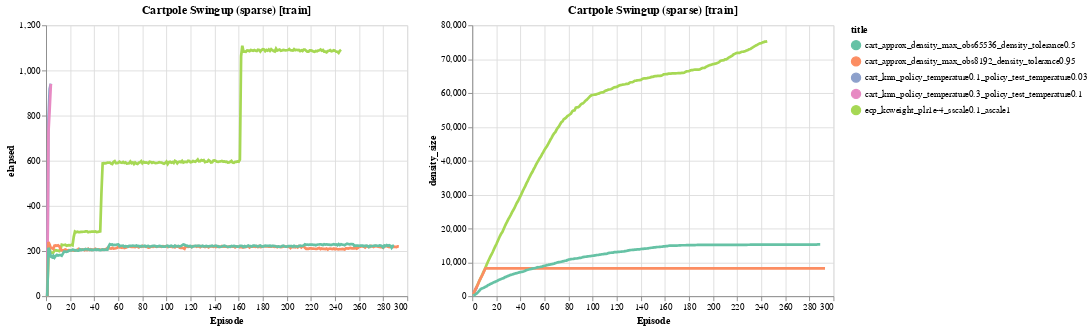

Notebook code cell kept with this figure:
### Code cell
alt.themes.enable('personal')
jobs = [
    load_sac_results('cartpole', 'swingup_sparse'),   
    load_jobs('ecp_kcweight_plr1e-4_sscale0.1*', subdir='exploration'),
    load_jobs('cart_knn*', subdir='exploration'),
    load_jobs('cart_approx*', subdir='exploration'),
]
data = pd.concat(jobs, sort=False)

N = 1000
subset = data
# subset = subset[((subset.episode % 5 == 0) & (subset.test)) | ((subset.episode % 3 == 0) & (~subset.test))]
subset = subset[(subset['episode'] <= N)]
chart = make_base_chart(
    subset, 
    title="Cartpole Swingup (sparse)", 
    color='title',
    window=5,
)

plot_with_bars(chart, 'elapsed', test=False) | plot_with_bars(chart, 'density_size', test=False)
# (plot_with_bars(chart, 'rolling_mean_score', test=False) | plot_with_bars(chart, 'smoothed_score', test=True)) & \
# (plot_with_bars(chart, 'sum_novelty', test=False) | plot_with_bars(chart, 'count_score', test=False)) & \
# (plot_with_bars(chart, 'policy_entropy', test=False) | plot_with_bars(chart, 'policy_entropy', test=True))

### Figure 1 — Vega-Lite specification as saved in the notebook (floating-point values rounded to 4 significant figures; data arrays with more than 128 entries replaced by an {"elided": "..."} marker saying what was removed)
{"config": {"view": {"height": 300, "width": 400}, "range": {"category": {"scheme": "set2"}, "ordinal": {"scheme": "set2"}}, "legend": {"labelLimit": 0}, "background": "white", "mark": {"clip": true}, "line": {"size": 3}}, "hconcat": [{"layer": [{"mark": {"type": "circle", "opacity": 1, "size": 0}, "encoding": {"color": {"type": "nominal", "field": "title"}, "x": {"type": "quantitative", "field": "episode", "title": "Episode"}, "y": {"type": "quantitative", "aggregate": "mean", "field": "elapsed"}}, "title": "Cartpole Swingup (sparse)", "transform": [{"calculate": "(datum.score > 0.1)", "as": "has_score"}, {"window": [{"op": "sum", "field": "novelty_score", "as": "sum_novelty"}], "frame": [null, 0], "groupby": ["name", "test"], "sort": [{"field": "episode", "order": "ascending"}]}, {"window": [{"op": "sum", "field": "score", "as": "sum_score"}], "frame": [null, 0], "groupby": ["name", "test"], "sort": [{"field": "episode", "order": "ascending"}]}, {"window": [{"op": "sum", "field": "has_score", "as": "count_score"}], "frame": [null, 0], "groupby": ["name", "test"], "sort": [{"field": "episode", "order": "ascending"}]}, {"window": [{"op": "mean", "field": "score", "as": "rolling_mean_score"}], "frame": [-5, 0], "groupby": ["name", "test"], "sort": [{"field": "episode", "order": "ascending"}]}, {"window": [{"op": "mean", "field": "novelty_score", "as": "rolling_mean_novelty"}], "frame": [-5, 0], "groupby": ["name", "test"], "sort": [{"field": "episode", "order": "ascending"}]}, {"calculate": "(((datum.name === 'SAC') * datum.score) + ((datum.name !== 'SAC') * datum.rolling_mean_score))", "as": "smoothed_score"}, {"filter": "(datum.test === false)"}]}, {"mark": {"type": "errorband", "extent": "ci"}, "encoding": {"color": {"type": "nominal", "field": "title"}, "x": {"type": "quantitative", "field": "episode", "title": "Episode"}, "y": {"type": "quantitative", "field": "elapsed"}}, "title": "Cartpole Swingup (sparse)", "transform": [{"calculate": "(datum.score > 0.1)", "as": "has_score"}, {"window": [{"op": "sum", "field": "novelty_score", "as": "sum_novelty"}], "frame": [null, 0], "groupby": ["name", "test"], "sort": [{"field": "episode", "order": "ascending"}]}, {"window": [{"op": "sum", "field": "score", "as": "sum_score"}], "frame": [null, 0], "groupby": ["name", "test"], "sort": [{"field": "episode", "order": "ascending"}]}, {"window": [{"op": "sum", "field": "has_score", "as": "count_score"}], "frame": [null, 0], "groupby": ["name", "test"], "sort": [{"field": "episode", "order": "ascending"}]}, {"window": [{"op": "mean", "field": "score", "as": "rolling_mean_score"}], "frame": [-5, 0], "groupby": ["name", "test"], "sort": [{"field": "episode", "order": "ascending"}]}, {"window": [{"op": "mean", "field": "novelty_score", "as": "rolling_mean_novelty"}], "frame": [-5, 0], "groupby": ["name", "test"], "sort": [{"field": "episode", "order": "ascending"}]}, {"calculate": "(((datum.name === 'SAC') * datum.score) + ((datum.name !== 'SAC') * datum.rolling_mean_score))", "as": "smoothed_score"}, {"filter": "(datum.test === false)"}]}, {"mark": "line", "encoding": {"color": {"type": "nominal", "field": "title"}, "x": {"type": "quantitative", "field": "episode", "title": "Episode"}, "y": {"type": "quantitative", "aggregate": "mean", "field": "elapsed"}}, "title": "Cartpole Swingup (sparse)", "transform": [{"calculate": "(datum.score > 0.1)", "as": "has_score"}, {"window": [{"op": "sum", "field": "novelty_score", "as": "sum_novelty"}], "frame": [null, 0], "groupby": ["name", "test"], "sort": [{"field": "episode", "order": "ascending"}]}, {"window": [{"op": "sum", "field": "score", "as": "sum_score"}], "frame": [null, 0], "groupby": ["name", "test"], "sort": [{"field": "episode", "order": "ascending"}]}, {"window": [{"op": "sum", "field": "has_score", "as": "count_score"}], "frame": [null, 0], "groupby": ["name", "test"], "sort": [{"field": "episode", "order": "ascending"}]}, {"window": [{"op": "mean", "field": "score", "as": "rolling_mean_score"}], "frame": [-5, 0], "groupby": ["name", "test"], "sort": [{"field": "episode", "order": "ascending"}]}, {"window": [{"op": "mean", "field": "novelty_score", "as": "rolling_mean_novelty"}], "frame": [-5, 0], "groupby": ["name", "test"], "sort": [{"field": "episode", "order": "ascending"}]}, {"calculate": "(((datum.name === 'SAC') * datum.score) + ((datum.name !== 'SAC') * datum.rolling_mean_score))", "as": "smoothed_score"}, {"filter": "(datum.test === false)"}]}], "title": "Cartpole Swingup (sparse) [train]"}, {"layer": [{"mark": {"type": "circle", "opacity": 1, "size": 0}, "encoding": {"color": {"type": "nominal", "field": "title"}, "x": {"type": "quantitative", "field": "episode", "title": "Episode"}, "y": {"type": "quantitative", "aggregate": "mean", "field": "density_size"}}, "title": "Cartpole Swingup (sparse)", "transform": [{"calculate": "(datum.score > 0.1)", "as": "has_score"}, {"window": [{"op": "sum", "field": "novelty_score", "as": "sum_novelty"}], "frame": [null, 0], "groupby": ["name", "test"], "sort": [{"field": "episode", "order": "ascending"}]}, {"window": [{"op": "sum", "field": "score", "as": "sum_score"}], "frame": [null, 0], "groupby": ["name", "test"], "sort": [{"field": "episode", "order": "ascending"}]}, {"window": [{"op": "sum", "field": "has_score", "as": "count_score"}], "frame": [null, 0], "groupby": ["name", "test"], "sort": [{"field": "episode", "order": "ascending"}]}, {"window": [{"op": "mean", "field": "score", "as": "rolling_mean_score"}], "frame": [-5, 0], "groupby": ["name", "test"], "sort": [{"field": "episode", "order": "ascending"}]}, {"window": [{"op": "mean", "field": "novelty_score", "as": "rolling_mean_novelty"}], "frame": [-5, 0], "groupby": ["name", "test"], "sort": [{"field": "episode", "order": "ascending"}]}, {"calculate": "(((datum.name === 'SAC') * datum.score) + ((datum.name !== 'SAC') * datum.rolling_mean_score))", "as": "smoothed_score"}, {"filter": "(datum.test === false)"}]}, {"mark": {"type": "errorband", "extent": "ci"}, "encoding": {"color": {"type": "nominal", "field": "title"}, "x": {"type": "quantitative", "field": "episode", "title": "Episode"}, "y": {"type": "quantitative", "field": "density_size"}}, "title": "Cartpole Swingup (sparse)", "transform": [{"calculate": "(datum.score > 0.1)", "as": "has_score"}, {"window": [{"op": "sum", "field": "novelty_score", "as": "sum_novelty"}], "frame": [null, 0], "groupby": ["name", "test"], "sort": [{"field": "episode", "order": "ascending"}]}, {"window": [{"op": "sum", "field": "score", "as": "sum_score"}], "frame": [null, 0], "groupby": ["name", "test"], "sort": [{"field": "episode", "order": "ascending"}]}, {"window": [{"op": "sum", "field": "has_score", "as": "count_score"}], "frame": [null, 0], "groupby": ["name", "test"], "sort": [{"field": "episode", "order": "ascending"}]}, {"window": [{"op": "mean", "field": "score", "as": "rolling_mean_score"}], "frame": [-5, 0], "groupby": ["name", "test"], "sort": [{"field": "episode", "order": "ascending"}]}, {"window": [{"op": "mean", "field": "novelty_score", "as": "rolling_mean_novelty"}], "frame": [-5, 0], "groupby": ["name", "test"], "sort": [{"field": "episode", "order": "ascending"}]}, {"calculate": "(((datum.name === 'SAC') * datum.score) + ((datum.name !== 'SAC') * datum.rolling_mean_score))", "as": "smoothed_score"}, {"filter": "(datum.test === false)"}]}, {"mark": "line", "encoding": {"color": {"type": "nominal", "field": "title"}, "x": {"type": "quantitative", "field": "episode", "title": "Episode"}, "y": {"type": "quantitative", "aggregate": "mean", "field": "density_size"}}, "title": "Cartpole Swingup (sparse)", "transform": [{"calculate": "(datum.score > 0.1)", "as": "has_score"}, {"window": [{"op": "sum", "field": "novelty_score", "as": "sum_novelty"}], "frame": [null, 0], "groupby": ["name", "test"], "sort": [{"field": "episode", "order": "ascending"}]}, {"window": [{"op": "sum", "field": "score", "as": "sum_score"}], "frame": [null, 0], "groupby": ["name", "test"], "sort": [{"field": "episode", "order": "ascending"}]}, {"window": [{"op": "sum", "field": "has_score", "as": "count_score"}], "frame": [null, 0], "groupby": ["name", "test"], "sort": [{"field": "episode", "order": "ascending"}]}, {"window": [{"op": "mean", "field": "score", "as": "rolling_mean_score"}], "frame": [-5, 0], "groupby": ["name", "test"], "sort": [{"field": "episode", "order": "ascending"}]}, {"window": [{"op": "mean", "field": "novelty_score", "as": "rolling_mean_novelty"}], "frame": [-5, 0], "groupby": ["name", "test"], "sort": [{"field": "episode", "order": "ascending"}]}, {"calculate": "(((datum.name === 'SAC') * datum.score) + ((datum.name !== 'SAC') * datum.rolling_mean_score))", "as": "smoothed_score"}, {"filter": "(datum.test === false)"}]}], "title": "Cartpole Swingup (sparse) [train]"}], "data": {"name": "data-71464631d52ff38ed6409c0f2f401b0d"}, "$schema": "https://vega.github.io/schema/vega-lite/v4.8.1.json", "datasets": {"data-71464631d52ff38ed6409c0f2f401b0d": {"elided": "1770 records"}}}
